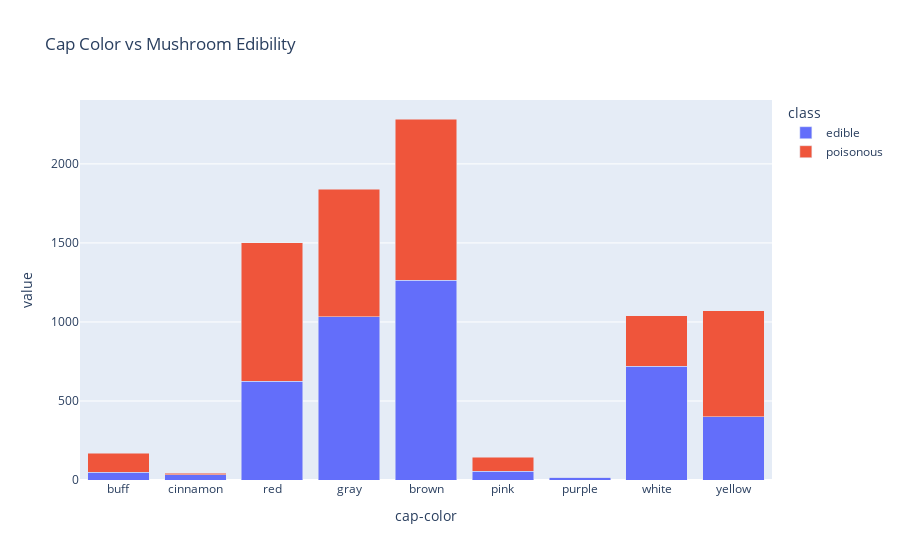

The code cell stored with this chart in its notebook:
### Markdown cell above
### 6. Relationship Between Cap Color and Edibility

### Code cell
cap_class = pd.crosstab(df['cap-color'], df['class'])
cap_class.index = cap_class.index.map({'n': 'brown', 'g': 'gray', 'e': 'red', 'y': 'yellow', 'w': 'white', 'b': 'buff', 'p': 'pink', 'c': 'cinnamon', 'u': 'purple'})
cap_class.columns = cap_class.columns.map({'e': 'edible', 'p': 'poisonous'})
fig = px.bar(cap_class, barmode='stack', title='Cap Color vs Mushroom Edibility')
fig.show()

### Figure 1 — Plotly figure (JSON) as saved in the notebook; plotly's stock layout.template omitted (floating-point values rounded to 4 significant figures)
{"data": [{"alignmentgroup": "True", "hovertemplate": "class=edible<br>cap-color=%{x}<br>value=%{y}<extra></extra>", "legendgroup": "edible", "marker": {"color": "#636efa", "pattern": {"shape": ""}}, "name": "edible", "offsetgroup": "edible", "orientation": "v", "showlegend": true, "textposition": "auto", "type": "bar", "x": ["buff", "cinnamon", "red", "gray", "brown", "pink", null, "purple", "white", "yellow"], "xaxis": "x", "y": [48, 32, 624, 1032, 1264, 56, 16, 16, 720, 400], "yaxis": "y"}, {"alignmentgroup": "True", "hovertemplate": "class=poisonous<br>cap-color=%{x}<br>value=%{y}<extra></extra>", "legendgroup": "poisonous", "marker": {"color": "#EF553B", "pattern": {"shape": ""}}, "name": "poisonous", "offsetgroup": "poisonous", "orientation": "v", "showlegend": true, "textposition": "auto", "type": "bar", "x": ["buff", "cinnamon", "red", "gray", "brown", "pink", null, "purple", "white", "yellow"], "xaxis": "x", "y": [120, 12, 876, 808, 1020, 88, 0, 0, 320, 672], "yaxis": "y"}], "layout": {"barmode": "stack", "legend": {"title": {"text": "class"}, "tracegroupgap": 0}, "title": {"text": "Cap Color vs Mushroom Edibility"}, "xaxis": {"anchor": "y", "domain": [0, 1], "title": {"text": "cap-color"}}, "yaxis": {"anchor": "x", "domain": [0, 1], "title": {"text": "value"}}}}
